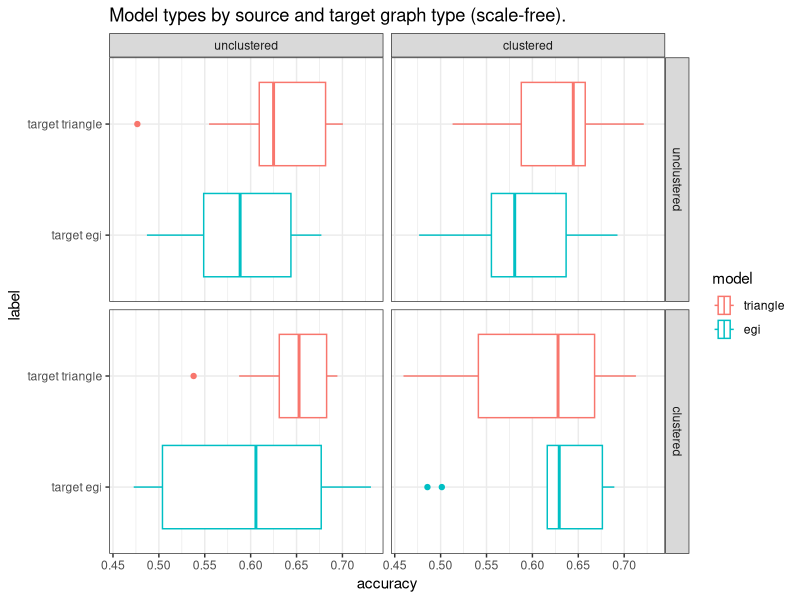
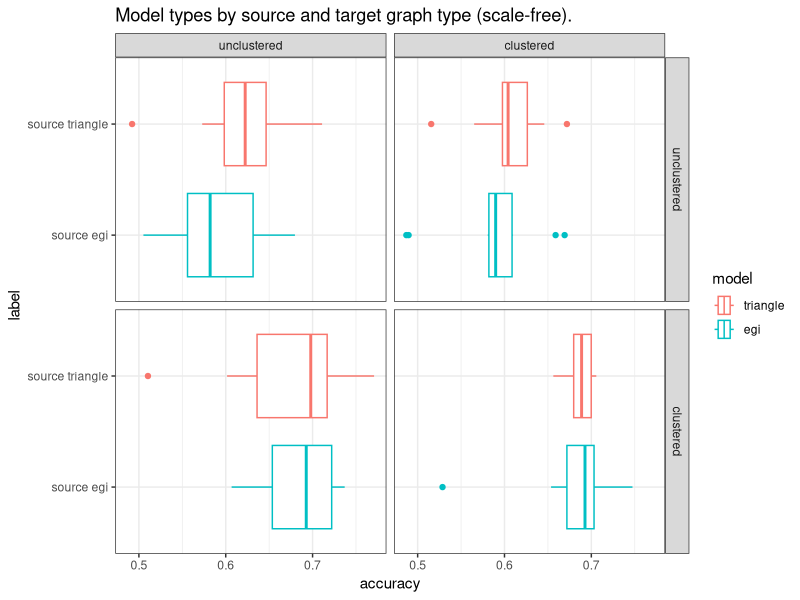
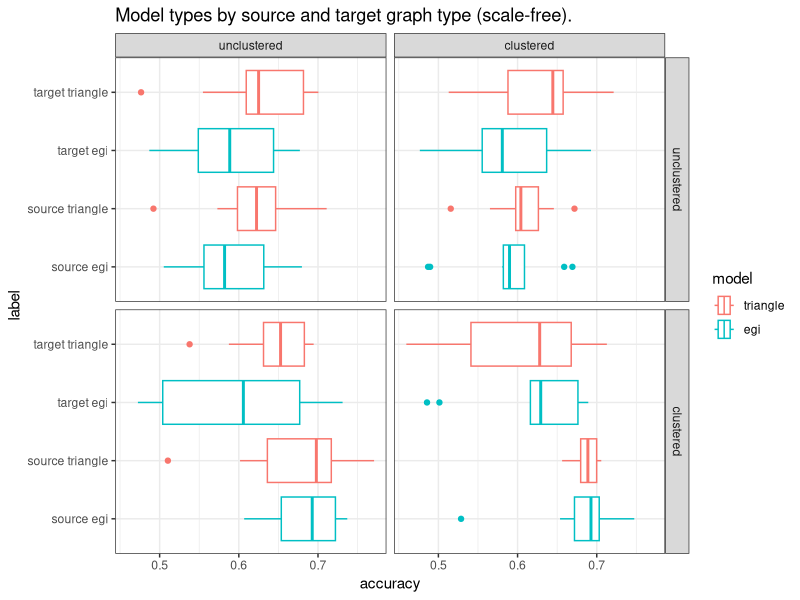

Here is the R script that generated these plots, in order:
## ---- chunk 1
knitr::opts_chunk$set(echo = TRUE)
## ---- chunk 2
library(readr)
data <- read_csv("data.csv", col_types = cols(model = col_factor(levels = c("triangle", 
     "egi")), src = col_factor(levels = c("unclustered", 
     "clustered")), target = col_factor(levels = c("unclustered", 
     "clustered"))))
## ---- chunk 3
library(dplyr)
library(knitr)
grouped<- data %>% group_by(src,target,model) %>% 
  summarise(`source-accuracy` = mean(`source-accuracy`),
            `target-accuracy` = mean(`target-accuracy`))
knitr::kable(grouped)
## ---- chunk 4
library(tidyr)
library(ggplot2)
library(stringr)

plotData <- data %>%
  pivot_longer(cols=c(`source-accuracy`,`target-accuracy`),
               names_to="srctarget",values_to="accuracy") %>%
  mutate(`srctarget`=str_replace(`srctarget`,"source-accuracy","source")) %>%
  mutate(`srctarget`=str_replace(`srctarget`,"target-accuracy","target")) %>%    
  unite(`srctarget`,`model`,col=`label`,sep=" ",remove=FALSE) 

p <- ggplot(plotData%>% filter(`srctarget`=="target"),aes(x=`accuracy`,y=`label`,colour=`model`)) + 
  geom_boxplot() + 
  facet_grid(rows=vars(`src`),cols=vars(`target`)) +
  ggtitle("Model types by source and target graph type (scale-free).")
p + theme_bw()
## ---- chunk 5
p <- ggplot(plotData%>% filter(`srctarget`=="source"),aes(x=`accuracy`,y=`label`,colour=`model`)) + 
  geom_boxplot() + 
  facet_grid(rows=vars(`src`),cols=vars(`target`)) +
  ggtitle("Model types by source and target graph type (scale-free).")
p + theme_bw()
## ---- chunk 6
p <- ggplot(plotData,aes(x=`accuracy`,y=`label`,colour=`model`)) + 
  geom_boxplot() + 
  facet_grid(rows=vars(`src`),cols=vars(`target`)) +
  ggtitle("Model types by source and target graph type (scale-free).")
p + theme_bw()
